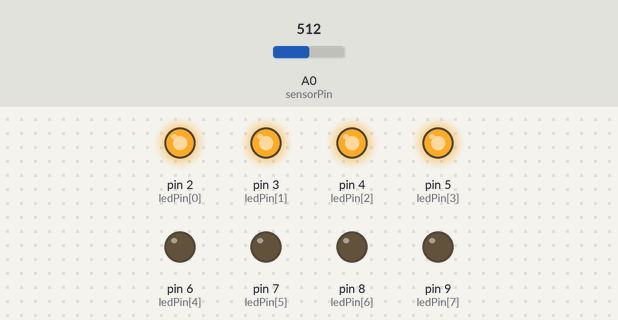
Recording of a sketch running on a simulated Arduino Uno, built with avr-gcc and run on an emulated ATmega328P. Parts: output pins drawn as LEDs (lit = HIGH). Inputs (shaded band) come from the test bench; at power-on: A0 (sensorPin) = 512.

Above: at 1.2 s.
1.3 s: A0 (sensorPin) set to 616
2.8 s: A0 (sensorPin) set to 640
At 3.7 s:
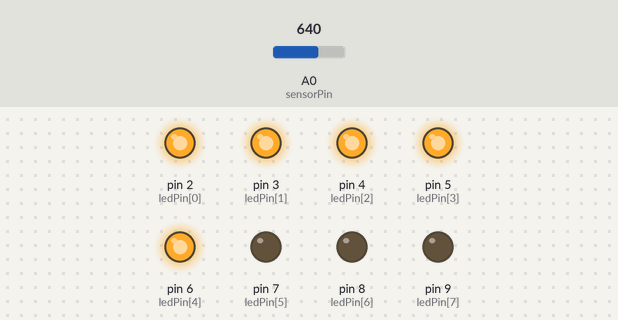
4.3 s: A0 (sensorPin) set to 732
5.8 s: A0 (sensorPin) set to 766
At 6.1 s:
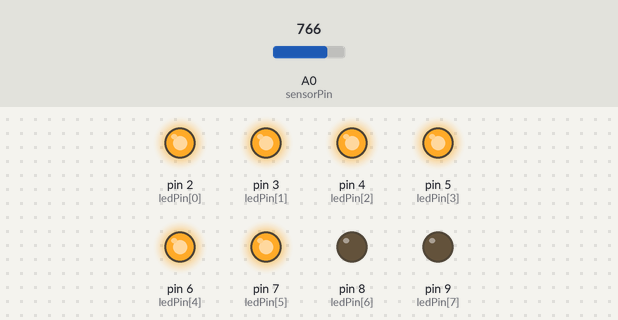
7.3 s: A0 (sensorPin) set to 863
8.8 s: A0 (sensorPin) set to 886
At 9.8 s:
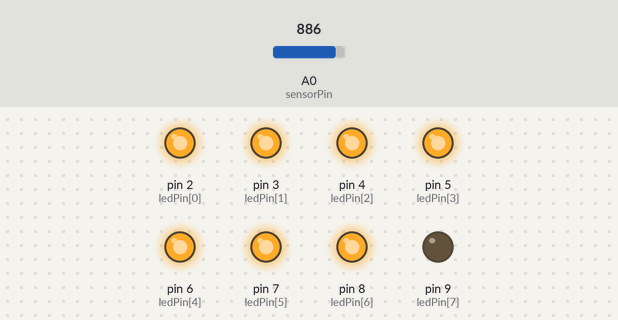
Timing chart, 0 to 11.3 s (numbered marks = the images above; inputs shaded):
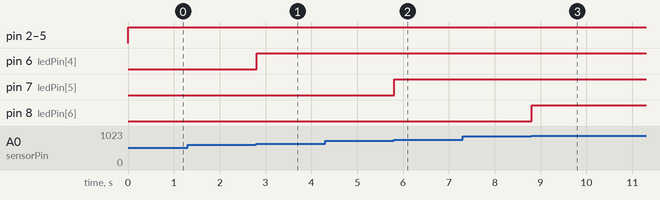

The sketch:

BUILD8.ino
```cpp
int sensorPin = 0; // select the input pin for the potentiometer
int ledPin[] = {2,3,4,5,6,7,8,9};
int sensorValue = 0; // variable to store the value coming from the sensor
void setup() {

  //Set each pin connected to an LED to output mode (pulling high (on) or low (off)
  for(int i = 0; i < 8; i++){         //this is a loop and will repeat eight times
      pinMode(ledPin[i],OUTPUT); //we use this to set each LED pin to output
                                     //the code this replaces is below

}
}

void loop() {
sensorValue = analogRead(sensorPin);// read the value from the sensor:

if (sensorValue < 125*1) {
  digitalWrite(ledPin[0],LOW);
  digitalWrite(ledPin[1],LOW);
  digitalWrite(ledPin[2],LOW);
  digitalWrite(ledPin[3],LOW);
  digitalWrite(ledPin[4],LOW);
  digitalWrite(ledPin[5],LOW);
  digitalWrite(ledPin[6],LOW);
  digitalWrite(ledPin[7],LOW);
}

if (sensorValue > 125*1) {
  digitalWrite(ledPin[0],HIGH);
  digitalWrite(ledPin[1],LOW);
  digitalWrite(ledPin[2],LOW);
  digitalWrite(ledPin[3],LOW);
  digitalWrite(ledPin[4],LOW);
  digitalWrite(ledPin[5],LOW);
  digitalWrite(ledPin[6],LOW);
  digitalWrite(ledPin[7],LOW);
}

if (sensorValue > 125*2) {
  digitalWrite(ledPin[0],HIGH);
  digitalWrite(ledPin[1],HIGH);
  digitalWrite(ledPin[2],LOW);
  digitalWrite(ledPin[3],LOW);
  digitalWrite(ledPin[4],LOW);
  digitalWrite(ledPin[5],LOW);
  digitalWrite(ledPin[6],LOW);
  digitalWrite(ledPin[7],LOW);
}

if (sensorValue > 125*3) {
  digitalWrite(ledPin[0],HIGH);
  digitalWrite(ledPin[1],HIGH);
  digitalWrite(ledPin[2],HIGH);
  digitalWrite(ledPin[3],LOW);
  digitalWrite(ledPin[4],LOW);
  digitalWrite(ledPin[5],LOW);
  digitalWrite(ledPin[6],LOW);
  digitalWrite(ledPin[7],LOW);
}

if (sensorValue > 125*4) {
  digitalWrite(ledPin[0],HIGH);
  digitalWrite(ledPin[1],HIGH);
  digitalWrite(ledPin[2],HIGH);
  digitalWrite(ledPin[3],HIGH);
  digitalWrite(ledPin[4],LOW);
  digitalWrite(ledPin[5],LOW);
  digitalWrite(ledPin[6],LOW);
  digitalWrite(ledPin[7],LOW);
}

if (sensorValue > 125*5) {
  digitalWrite(ledPin[0],HIGH);
  digitalWrite(ledPin[1],HIGH);
  digitalWrite(ledPin[2],HIGH);
  digitalWrite(ledPin[3],HIGH);
  digitalWrite(ledPin[4],HIGH);
  digitalWrite(ledPin[5],LOW);
  digitalWrite(ledPin[6],LOW);
  digitalWrite(ledPin[7],LOW);
}

if (sensorValue > 125*6) {
  digitalWrite(ledPin[0],HIGH);
  digitalWrite(ledPin[1],HIGH);
  digitalWrite(ledPin[2],HIGH);
  digitalWrite(ledPin[3],HIGH);
  digitalWrite(ledPin[4],HIGH);
  digitalWrite(ledPin[5],HIGH);
  digitalWrite(ledPin[6],LOW);
  digitalWrite(ledPin[7],LOW);
}

if (sensorValue > 125*7) {
  digitalWrite(ledPin[0],HIGH);
  digitalWrite(ledPin[1],HIGH);
  digitalWrite(ledPin[2],HIGH);
  digitalWrite(ledPin[3],HIGH);
  digitalWrite(ledPin[4],HIGH);
  digitalWrite(ledPin[5],HIGH);
  digitalWrite(ledPin[6],HIGH);
  digitalWrite(ledPin[7],LOW);
}

if (sensorValue > 125*8) {
  digitalWrite(ledPin[0],HIGH);
  digitalWrite(ledPin[1],HIGH);
  digitalWrite(ledPin[2],HIGH);
  digitalWrite(ledPin[3],HIGH);
  digitalWrite(ledPin[4],HIGH);
  digitalWrite(ledPin[5],HIGH);
  digitalWrite(ledPin[6],HIGH);
  digitalWrite(ledPin[7],HIGH);
}

delay(200);

}
```

Measured:
- the behaviour switches between 625 and 626 on A0 (sensorPin) (found by bisection; images 0 and 1)
- the behaviour switches between 750 and 751 on A0 (sensorPin) (found by bisection; images 1 and 2)
- the behaviour switches between 875 and 876 on A0 (sensorPin) (found by bisection; images 2 and 3)
- after the input at 2.8 s, pin 6 (ledPin[4]): LOW → HIGH at once
- after the input at 5.8 s, pin 7 (ledPin[5]): LOW → HIGH at once
- after the input at 8.8 s, pin 8 (ledPin[6]): LOW → HIGH at once
